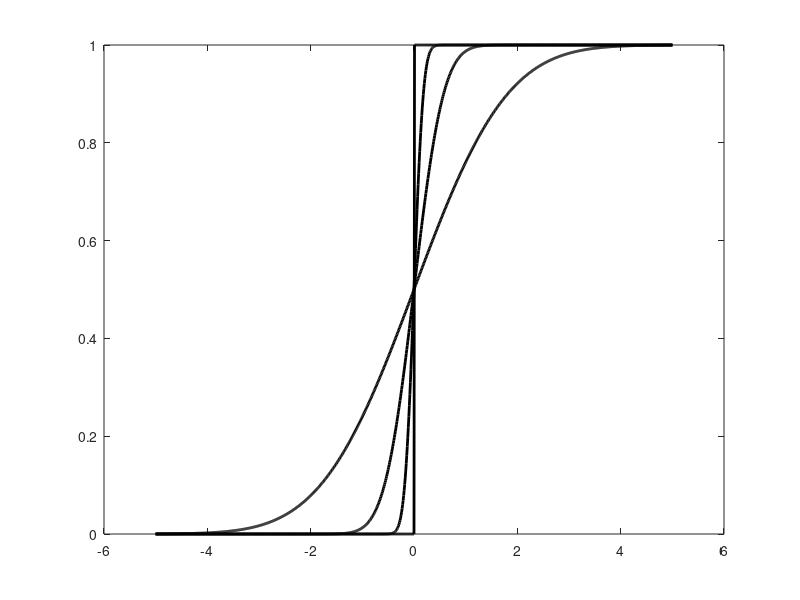
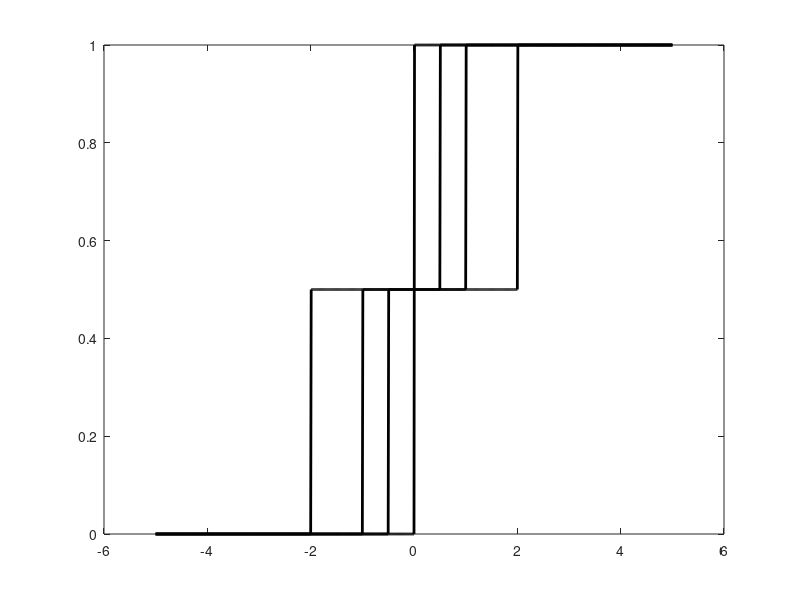

Write the MATLAB code that produced these figures, in order.
% heat equation, Heaviside initial condition

 x = linspace(-5,5,1001);
 u0 = x>0;

 tvec = [0 .01 .1 1];

 figure(1), clf
 for k=1:length(tvec)
    t = tvec(k);
    if t==0, 
       plot(x,u0,'k-','linewidth',2); hold on
    else
       uxt = 1/(2*sqrt(pi*t))*(sqrt(pi)/2)*erfc(-x/(2*sqrt(t)));
       uxt = (1/2)*erfc(-x/(2*sqrt(t)));
       plot(x,uxt,'k-','linewidth',2); hold on
    end
    pause
 end

 tvec = [0 .5 1 2];
 figure(2), clf
 for k=1:length(tvec)
    t = tvec(k);
    if t==0, 
       plot(x,u0,'k-','linewidth',2); hold on
    else
       uxt = .5*(x-t>0)+.5*(x+t>0);
       plot(x,uxt,'k-','linewidth',2); hold on
    end
    pause
 end
